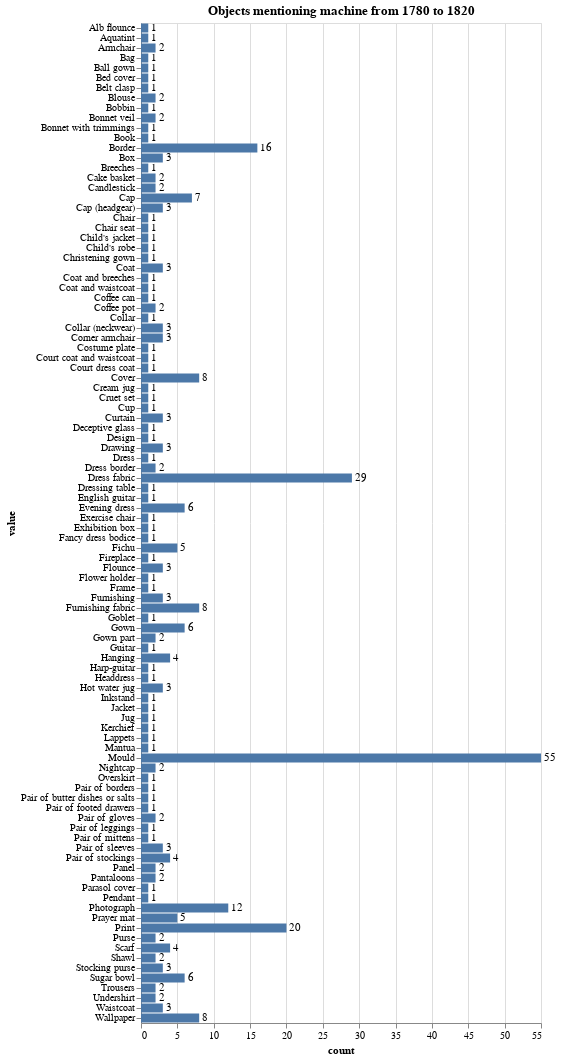

Source (notebook cell):
### Markdown cell above
## Graphing Machines

Lets look at that in a graph to see what types of object mentioning 'machine' were most popular from that time period.

### Code cell
import requests
import altair as alt
import pandas as pd

req = requests.get('https://api.vam.ac.uk/v2/objects/clusters/object_type/search?q=machine&year_made_from=1780&year_made_to=1820&cluster_size=100')
lwm_df = pd.DataFrame(req.json())

bars = alt.Chart(lwm_df).mark_bar().encode(
    x='count:Q',
    y="value:O"
)

text = bars.mark_text(
    align='left',
    baseline='middle',
    dx=3
).encode(
    text='count:Q'
)

(bars + text).properties(height=1000, title="Objects mentioning machine from 1780 to 1820")

### Figure 1 — Vega-Lite specification as saved in the notebook (floating-point values rounded to 4 significant figures)
{"config": {"view": {"continuousWidth": 400, "continuousHeight": 300}}, "layer": [{"mark": "bar", "encoding": {"x": {"type": "quantitative", "field": "count"}, "y": {"type": "ordinal", "field": "value"}}}, {"mark": {"type": "text", "align": "left", "baseline": "middle", "dx": 3}, "encoding": {"text": {"type": "quantitative", "field": "count"}, "x": {"type": "quantitative", "field": "count"}, "y": {"type": "ordinal", "field": "value"}}}], "data": {"name": "data-2ce611a6ae2ceba85ddbbe15c2d9827d"}, "height": 1000, "title": "Objects mentioning machine from 1780 to 1820", "$schema": "https://vega.github.io/schema/vega-lite/v4.8.1.json", "datasets": {"data-2ce611a6ae2ceba85ddbbe15c2d9827d": [{"id": "Mould", "value": "Mould", "count": 55, "count_max_error": 0}, {"id": "Dress fabric", "value": "Dress fabric", "count": 29, "count_max_error": 0}, {"id": "Print", "value": "Print", "count": 20, "count_max_error": 0}, {"id": "Border", "value": "Border", "count": 16, "count_max_error": 0}, {"id": "Photograph", "value": "Photograph", "count": 12, "count_max_error": 0}, {"id": "Cover", "value": "Cover", "count": 8, "count_max_error": 0}, {"id": "Furnishing fabric", "value": "Furnishing fabric", "count": 8, "count_max_error": 0}, {"id": "Wallpaper", "value": "Wallpaper", "count": 8, "count_max_error": 0}, {"id": "Cap", "value": "Cap", "count": 7, "count_max_error": 0}, {"id": "Evening dress", "value": "Evening dress", "count": 6, "count_max_error": 0}, {"id": "Gown", "value": "Gown", "count": 6, "count_max_error": 0}, {"id": "Sugar bowl", "value": "Sugar bowl", "count": 6, "count_max_error": 0}, {"id": "Fichu", "value": "Fichu", "count": 5, "count_max_error": 0}, {"id": "Prayer mat", "value": "Prayer mat", "count": 5, "count_max_error": 0}, {"id": "Hanging", "value": "Hanging", "count": 4, "count_max_error": 0}, {"id": "Pair of stockings", "value": "Pair of stockings", "count": 4, "count_max_error": 0}, {"id": "Scarf", "value": "Scarf", "count": 4, "count_max_error": 0}, {"id": "Box", "value": "Box", "count": 3, "count_max_error": 0}, {"id": "Cap (headgear)", "value": "Cap (headgear)", "count": 3, "count_max_error": 0}, {"id": "Coat", "value": "Coat", "count": 3, "count_max_error": 0}, {"id": "Collar (neckwear)", "value": "Collar (neckwear)", "count": 3, "count_max_error": 0}, {"id": "Corner armchair", "value": "Corner armchair", "count": 3, "count_max_error": 0}, {"id": "Curtain", "value": "Curtain", "count": 3, "count_max_error": 0}, {"id": "Drawing", "value": "Drawing", "count": 3, "count_max_error": 0}, {"id": "Flounce", "value": "Flounce", "count": 3, "count_max_error": 0}, {"id": "Furnishing", "value": "Furnishing", "count": 3, "count_max_error": 0}, {"id": "Hot water jug", "value": "Hot water jug", "count": 3, "count_max_error": 0}, {"id": "Pair of sleeves", "value": "Pair of sleeves", "count": 3, "count_max_error": 0}, {"id": "Stocking purse", "value": "Stocking purse", "count": 3, "count_max_error": 0}, {"id": "Waistcoat", "value": "Waistcoat", "count": 3, "count_max_error": 0}, {"id": "Armchair", "value": "Armchair", "count": 2, "count_max_error": 0}, {"id": "Blouse", "value": "Blouse", "count": 2, "count_max_error": 0}, {"id": "Bonnet veil", "value": "Bonnet veil", "count": 2, "count_max_error": 0}, {"id": "Cake basket", "value": "Cake basket", "count": 2, "count_max_error": 0}, {"id": "Candlestick", "value": "Candlestick", "count": 2, "count_max_error": 0}, {"id": "Coffee pot", "value": "Coffee pot", "count": 2, "count_max_error": 0}, {"id": "Dress border", "value": "Dress border", "count": 2, "count_max_error": 0}, {"id": "Gown part", "value": "Gown part", "count": 2, "count_max_error": 0}, {"id": "Nightcap", "value": "Nightcap", "count": 2, "count_max_error": 0}, {"id": "Pair of gloves", "value": "Pair of gloves", "count": 2, "count_max_error": 0}, {"id": "Panel", "value": "Panel", "count": 2, "count_max_error": 0}, {"id": "Pantaloons", "value": "Pantaloons", "count": 2, "count_max_error": 0}, {"id": "Purse", "value": "Purse", "count": 2, "count_max_error": 0}, {"id": "Shawl", "value": "Shawl", "count": 2, "count_max_error": 0}, {"id": "Trousers", "value": "Trousers", "count": 2, "count_max_error": 0}, {"id": "Undershirt", "value": "Undershirt", "count": 2, "count_max_error": 0}, {"id": "Alb flounce", "value": "Alb flounce", "count": 1, "count_max_error": 0}, {"id": "Aquatint", "value": "Aquatint", "count": 1, "count_max_error": 0}, {"id": "Bag", "value": "Bag", "count": 1, "count_max_error": 0}, {"id": "Ball gown", "value": "Ball gown", "count": 1, "count_max_error": 0}, {"id": "Bed cover", "value": "Bed cover", "count": 1, "count_max_error": 0}, {"id": "Belt clasp", "value": "Belt clasp", "count": 1, "count_max_error": 0}, {"id": "Bobbin", "value": "Bobbin", "count": 1, "count_max_error": 0}, {"id": "Bonnet with trimmings", "value": "Bonnet with trimmings", "count": 1, "count_max_error": 0}, {"id": "Book", "value": "Book", "count": 1, "count_max_error": 0}, {"id": "Breeches", "value": "Breeches", "count": 1, "count_max_error": 0}, {"id": "Chair", "value": "Chair", "count": 1, "count_max_error": 0}, {"id": "Chair seat", "value": "Chair seat", "count": 1, "count_max_error": 0}, {"id": "Child's jacket", "value": "Child's jacket", "count": 1, "count_max_error": 0}, {"id": "Child's robe", "value": "Child's robe", "count": 1, "count_max_error": 0}, {"id": "Christening gown", "value": "Christening gown", "count": 1, "count_max_error": 0}, {"id": "Coat and breeches", "value": "Coat and breeches", "count": 1, "count_max_error": 0}, {"id": "Coat and waistcoat", "value": "Coat and waistcoat", "count": 1, "count_max_error": 0}, {"id": "Coffee can", "value": "Coffee can", "count": 1, "count_max_error": 0}, {"id": "Collar", "value": "Collar", "count": 1, "count_max_error": 0}, {"id": "Costume plate", "value": "Costume plate", "count": 1, "count_max_error": 0}, {"id": "Court coat and waistcoat", "value": "Court coat and waistcoat", "count": 1, "count_max_error": 0}, {"id": "Court dress coat", "value": "Court dress coat", "count": 1, "count_max_error": 0}, {"id": "Cream jug", "value": "Cream jug", "count": 1, "count_max_error": 0}, {"id": "Cruet set", "value": "Cruet set", "count": 1, "count_max_error": 0}, {"id": "Cup", "value": "Cup", "count": 1, "count_max_error": 0}, {"id": "Deceptive glass", "value": "Deceptive glass", "count": 1, "count_max_error": 0}, {"id": "Design", "value": "Design", "count": 1, "count_max_error": 0}, {"id": "Dress", "value": "Dress", "count": 1, "count_max_error": 0}, {"id": "Dressing table", "value": "Dressing table", "count": 1, "count_max_error": 0}, {"id": "English guitar", "value": "English guitar", "count": 1, "count_max_error": 0}, {"id": "Exercise chair", "value": "Exercise chair", "count": 1, "count_max_error": 0}, {"id": "Exhibition box", "value": "Exhibition box", "count": 1, "count_max_error": 0}, {"id": "Fancy dress bodice", "value": "Fancy dress bodice", "count": 1, "count_max_error": 0}, {"id": "Fireplace", "value": "Fireplace", "count": 1, "count_max_error": 0}, {"id": "Flower holder", "value": "Flower holder", "count": 1, "count_max_error": 0}, {"id": "Frame", "value": "Frame", "count": 1, "count_max_error": 0}, {"id": "Goblet", "value": "Goblet", "count": 1, "count_max_error": 0}, {"id": "Guitar", "value": "Guitar", "count": 1, "count_max_error": 0}, {"id": "Harp-guitar", "value": "Harp-guitar", "count": 1, "count_max_error": 0}, {"id": "Headdress", "value": "Headdress", "count": 1, "count_max_error": 0}, {"id": "Inkstand", "value": "Inkstand", "count": 1, "count_max_error": 0}, {"id": "Jacket", "value": "Jacket", "count": 1, "count_max_error": 0}, {"id": "Jug", "value": "Jug", "count": 1, "count_max_error": 0}, {"id": "Kerchief", "value": "Kerchief", "count": 1, "count_max_error": 0}, {"id": "Lappets", "value": "Lappets", "count": 1, "count_max_error": 0}, {"id": "Mantua", "value": "Mantua", "count": 1, "count_max_error": 0}, {"id": "Overskirt", "value": "Overskirt", "count": 1, "count_max_error": 0}, {"id": "Pair of borders", "value": "Pair of borders", "count": 1, "count_max_error": 0}, {"id": "Pair of butter dishes or salts", "value": "Pair of butter dishes or salts", "count": 1, "count_max_error": 0}, {"id": "Pair of footed drawers", "value": "Pair of footed drawers", "count": 1, "count_max_error": 0}, {"id": "Pair of leggings", "value": "Pair of leggings", "count": 1, "count_max_error": 0}, {"id": "Pair of mittens", "value": "Pair of mittens", "count": 1, "count_max_error": 0}, {"id": "Parasol cover", "value": "Parasol cover", "count": 1, "count_max_error": 0}, {"id": "Pendant", "value": "Pendant", "count": 1, "count_max_error": 0}]}}
